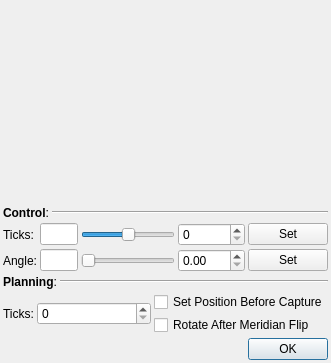
<?xml version="1.0" encoding="UTF-8"?>
<ui version="4.0">
 <class>RotatorDialog</class>
 <widget class="QDialog" name="RotatorDialog">
  <property name="geometry">
   <rect>
    <x>0</x>
    <y>0</y>
    <width>331</width>
    <height>362</height>
   </rect>
  </property>
  <property name="windowTitle">
   <string>Rotator Settings</string>
  </property>
  <layout class="QVBoxLayout" name="verticalLayout_2">
   <property name="spacing">
    <number>3</number>
   </property>
   <property name="leftMargin">
    <number>3</number>
   </property>
   <property name="topMargin">
    <number>3</number>
   </property>
   <property name="rightMargin">
    <number>3</number>
   </property>
   <property name="bottomMargin">
    <number>3</number>
   </property>
   <item>
    <layout class="QHBoxLayout" name="horizontalLayout">
     <property name="spacing">
      <number>3</number>
     </property>
     <item>
      <spacer name="horizontalSpacer">
       <property name="orientation">
        <enum>Qt::Horizontal</enum>
       </property>
       <property name="sizeHint" stdset="0">
        <size>
         <width>40</width>
         <height>20</height>
        </size>
       </property>
      </spacer>
     </item>
     <item>
      <widget class="QRoundProgressBar" name="rotatorGauge" native="true">
       <property name="enabled">
        <bool>false</bool>
       </property>
       <property name="minimumSize">
        <size>
         <width>200</width>
         <height>200</height>
        </size>
       </property>
       <property name="maximumSize">
        <size>
         <width>200</width>
         <height>200</height>
        </size>
       </property>
       <layout class="QVBoxLayout" name="verticalLayout_14">
        <property name="spacing">
         <number>1</number>
        </property>
        <property name="leftMargin">
         <number>3</number>
        </property>
        <property name="topMargin">
         <number>3</number>
        </property>
        <property name="rightMargin">
         <number>3</number>
        </property>
        <property name="bottomMargin">
         <number>3</number>
        </property>
       </layout>
      </widget>
     </item>
     <item>
      <spacer name="horizontalSpacer_2">
       <property name="orientation">
        <enum>Qt::Horizontal</enum>
       </property>
       <property name="sizeHint" stdset="0">
        <size>
         <width>40</width>
         <height>20</height>
        </size>
       </property>
      </spacer>
     </item>
    </layout>
   </item>
   <item>
    <layout class="QHBoxLayout" name="horizontalLayout_2">
     <item>
      <widget class="QLabel" name="label_3">
       <property name="text">
        <string>&lt;b&gt;Control&lt;/b&gt;:</string>
       </property>
       <property name="textFormat">
        <enum>Qt::AutoText</enum>
       </property>
      </widget>
     </item>
     <item>
      <widget class="Line" name="line">
       <property name="sizePolicy">
        <sizepolicy hsizetype="MinimumExpanding" vsizetype="Fixed">
         <horstretch>0</horstretch>
         <verstretch>0</verstretch>
        </sizepolicy>
       </property>
       <property name="orientation">
        <enum>Qt::Horizontal</enum>
       </property>
      </widget>
     </item>
    </layout>
   </item>
   <item>
    <layout class="QGridLayout" name="gridLayout" columnstretch="1,2,5,2,1">
     <property name="spacing">
      <number>3</number>
     </property>
     <item row="0" column="0">
      <widget class="QLabel" name="label">
       <property name="text">
        <string>Ticks:</string>
       </property>
      </widget>
     </item>
     <item row="0" column="1">
      <widget class="QLineEdit" name="ticksEdit">
       <property name="readOnly">
        <bool>true</bool>
       </property>
      </widget>
     </item>
     <item row="0" column="2">
      <widget class="QSlider" name="ticksSlider">
       <property name="minimum">
        <number>-500000</number>
       </property>
       <property name="maximum">
        <number>500000</number>
       </property>
       <property name="singleStep">
        <number>5000</number>
       </property>
       <property name="orientation">
        <enum>Qt::Horizontal</enum>
       </property>
      </widget>
     </item>
     <item row="0" column="3">
      <widget class="QSpinBox" name="ticksSpin">
       <property name="maximum">
        <number>100000</number>
       </property>
      </widget>
     </item>
     <item row="0" column="4">
      <widget class="QPushButton" name="setTickB">
       <property name="text">
        <string>Set</string>
       </property>
      </widget>
     </item>
     <item row="1" column="0">
      <widget class="QLabel" name="label_2">
       <property name="text">
        <string>Angle:</string>
       </property>
      </widget>
     </item>
     <item row="1" column="1">
      <widget class="QLineEdit" name="angleEdit">
       <property name="readOnly">
        <bool>true</bool>
       </property>
      </widget>
     </item>
     <item row="1" column="2">
      <widget class="QSlider" name="angleSlider">
       <property name="maximum">
        <number>360</number>
       </property>
       <property name="singleStep">
        <number>10</number>
       </property>
       <property name="orientation">
        <enum>Qt::Horizontal</enum>
       </property>
      </widget>
     </item>
     <item row="1" column="3">
      <widget class="QDoubleSpinBox" name="angleSpin">
       <property name="maximum">
        <double>360.000000000000000</double>
       </property>
       <property name="singleStep">
        <double>1.000000000000000</double>
       </property>
      </widget>
     </item>
     <item row="1" column="4">
      <widget class="QPushButton" name="setAngleB">
       <property name="text">
        <string>Set</string>
       </property>
      </widget>
     </item>
    </layout>
   </item>
   <item>
    <layout class="QHBoxLayout" name="horizontalLayout_3">
     <item>
      <widget class="QLabel" name="label_4">
       <property name="text">
        <string>&lt;b&gt;Planning&lt;/b&gt;:</string>
       </property>
      </widget>
     </item>
     <item>
      <widget class="Line" name="line_2">
       <property name="sizePolicy">
        <sizepolicy hsizetype="MinimumExpanding" vsizetype="Fixed">
         <horstretch>0</horstretch>
         <verstretch>0</verstretch>
        </sizepolicy>
       </property>
       <property name="orientation">
        <enum>Qt::Horizontal</enum>
       </property>
      </widget>
     </item>
    </layout>
   </item>
   <item>
    <layout class="QHBoxLayout" name="horizontalLayout_4">
     <item>
      <widget class="QLabel" name="label_5">
       <property name="toolTip">
        <string>&lt;html&gt;&lt;head/&gt;&lt;body&gt;&lt;p&gt;Set desired rotator ticks position before capture sequence is started.&lt;/p&gt;&lt;/body&gt;&lt;/html&gt;</string>
       </property>
       <property name="text">
        <string>Ticks:</string>
       </property>
      </widget>
     </item>
     <item>
      <widget class="QSpinBox" name="plannedTicksSpin">
       <property name="sizePolicy">
        <sizepolicy hsizetype="MinimumExpanding" vsizetype="Fixed">
         <horstretch>0</horstretch>
         <verstretch>0</verstretch>
        </sizepolicy>
       </property>
       <property name="toolTip">
        <string>&lt;html&gt;&lt;head/&gt;&lt;body&gt;&lt;p&gt;Set desired rotator ticks position before capture sequence is started.&lt;/p&gt;&lt;/body&gt;&lt;/html&gt;</string>
       </property>
       <property name="maximum">
        <number>100000</number>
       </property>
      </widget>
     </item>
     <item>
      <layout class="QVBoxLayout" name="verticalLayout">
       <property name="spacing">
        <number>3</number>
       </property>
       <item>
        <widget class="QCheckBox" name="enforceRotationCheck">
         <property name="toolTip">
          <string>Enforce planned rotator position before capture is started.</string>
         </property>
         <property name="text">
          <string>Set Position Before Capture</string>
         </property>
        </widget>
       </item>
       <item>
        <widget class="QCheckBox" name="rotateAfterMeridianCheck">
         <property name="toolTip">
          <string>Rotate camera 180 degrees after meridian flip</string>
         </property>
         <property name="text">
          <string>Rotate After Meridian Flip</string>
         </property>
        </widget>
       </item>
      </layout>
     </item>
    </layout>
   </item>
   <item>
    <spacer name="verticalSpacer">
     <property name="orientation">
      <enum>Qt::Vertical</enum>
     </property>
     <property name="sizeHint" stdset="0">
      <size>
       <width>20</width>
       <height>40</height>
      </size>
     </property>
    </spacer>
   </item>
   <item>
    <widget class="QDialogButtonBox" name="buttonBox">
     <property name="orientation">
      <enum>Qt::Horizontal</enum>
     </property>
     <property name="standardButtons">
      <set>QDialogButtonBox::Ok</set>
     </property>
    </widget>
   </item>
  </layout>
 </widget>
 <customwidgets>
  <customwidget>
   <class>QRoundProgressBar</class>
   <extends>QWidget</extends>
   <header>QRoundProgressBar.h</header>
   <container>1</container>
  </customwidget>
 </customwidgets>
 <resources/>
 <connections>
  <connection>
   <sender>buttonBox</sender>
   <signal>accepted()</signal>
   <receiver>RotatorDialog</receiver>
   <slot>accept()</slot>
   <hints>
    <hint type="sourcelabel">
     <x>248</x>
     <y>254</y>
    </hint>
    <hint type="destinationlabel">
     <x>157</x>
     <y>274</y>
    </hint>
   </hints>
  </connection>
  <connection>
   <sender>buttonBox</sender>
   <signal>rejected()</signal>
   <receiver>RotatorDialog</receiver>
   <slot>reject()</slot>
   <hints>
    <hint type="sourcelabel">
     <x>316</x>
     <y>260</y>
    </hint>
    <hint type="destinationlabel">
     <x>286</x>
     <y>274</y>
    </hint>
   </hints>
  </connection>
 </connections>
</ui>
